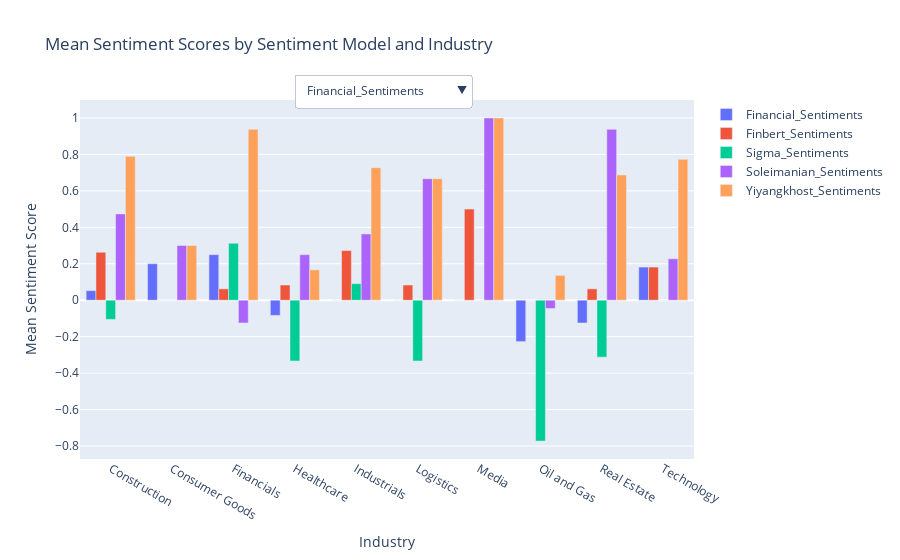

The notebook cell saved with this chart:
### Code cell
import pandas as pd
import plotly.graph_objects as go

# Assuming df is your DataFrame with columns: 'Sector', 'Financial_Sentiments', 'Finbert_Sentiments', 
# 'Sigma_Sentiments', 'Soleimanian_Sentiments', and 'Yiyangkhost_Sentiments'

# Calculate the mean sentiment scores for each sector and sentiment model
df_mean_sentiments = df.groupby('Sector').mean().reset_index()

# Create dropdown options for each industry
dropdown_options = [{'label': sentiment_model, 'value': sentiment_model} for sentiment_model in df_mean_sentiments.columns[1:]]

# Create a Plotly figure
fig = go.Figure()

# Add traces for each sentiment model and industry
for col in df_mean_sentiments.columns[1:]:
    fig.add_trace(go.Bar(x=df_mean_sentiments['Sector'], y=df_mean_sentiments[col], name=col))

# Create buttons list with a dictionary for each dropdown option
buttons = [{'label': option['label'], 'method': 'update', 'args': [{'visible': [col == option['label'] for col in df_mean_sentiments.columns[1:]]}]} for option in dropdown_options]

# Update dropdown menus for industries
fig.update_layout(
    updatemenus=[
        dict(
            buttons=buttons,
            direction='down',
            pad={'r': 10, 't': 10},
            showactive=True,
            x=0.5,
            xanchor='center',
            y=1.1,
            yanchor='top'
        ),
    ],
)

# Update layout and axis labels
fig.update_layout(
    title='Mean Sentiment Scores by Sentiment Model and Industry',
    xaxis_title='Industry',
    yaxis_title='Mean Sentiment Score',
)

# Show the interactive chart
fig.show()

### Figure 1 — Plotly figure (JSON) as saved in the notebook; plotly's stock layout.template omitted (floating-point values rounded to 4 significant figures)
{"data": [{"name": "Financial_Sentiments", "type": "bar", "x": ["Construction", "Consumer Goods", "Financials", "Healthcare", "Industrials", "Logistics", "Media", "Oil and Gas", "Real Estate", "Technology"], "y": [0.05263, 0.2, 0.25, -0.08333, 0, 0, 0, -0.2273, -0.125, 0.1818]}, {"name": "Finbert_Sentiments", "type": "bar", "x": ["Construction", "Consumer Goods", "Financials", "Healthcare", "Industrials", "Logistics", "Media", "Oil and Gas", "Real Estate", "Technology"], "y": [0.2632, 0, 0.0625, 0.08333, 0.2727, 0.08333, 0.5, 0, 0.0625, 0.1818]}, {"name": "Sigma_Sentiments", "type": "bar", "x": ["Construction", "Consumer Goods", "Financials", "Healthcare", "Industrials", "Logistics", "Media", "Oil and Gas", "Real Estate", "Technology"], "y": [-0.1053, 0, 0.3125, -0.3333, 0.09091, -0.3333, 0, -0.7727, -0.3125, 0]}, {"name": "Soleimanian_Sentiments", "type": "bar", "x": ["Construction", "Consumer Goods", "Financials", "Healthcare", "Industrials", "Logistics", "Media", "Oil and Gas", "Real Estate", "Technology"], "y": [0.4737, 0.3, -0.125, 0.25, 0.3636, 0.6667, 1, -0.04545, 0.9375, 0.2273]}, {"name": "Yiyangkhost_Sentiments", "type": "bar", "x": ["Construction", "Consumer Goods", "Financials", "Healthcare", "Industrials", "Logistics", "Media", "Oil and Gas", "Real Estate", "Technology"], "y": [0.7895, 0.3, 0.9375, 0.1667, 0.7273, 0.6667, 1, 0.1364, 0.6875, 0.7727]}], "layout": {"title": {"text": "Mean Sentiment Scores by Sentiment Model and Industry"}, "updatemenus": [{"buttons": [{"args": [{"visible": [true, false, false, false, false]}], "label": "Financial_Sentiments", "method": "update"}, {"args": [{"visible": [false, true, false, false, false]}], "label": "Finbert_Sentiments", "method": "update"}, {"args": [{"visible": [false, false, true, false, false]}], "label": "Sigma_Sentiments", "method": "update"}, {"args": [{"visible": [false, false, false, true, false]}], "label": "Soleimanian_Sentiments", "method": "update"}, {"args": [{"visible": [false, false, false, false, true]}], "label": "Yiyangkhost_Sentiments", "method": "update"}], "direction": "down", "pad": {"r": 10, "t": 10}, "showactive": true, "x": 0.5, "xanchor": "center", "y": 1.1, "yanchor": "top"}], "xaxis": {"title": {"text": "Industry"}}, "yaxis": {"title": {"text": "Mean Sentiment Score"}}}}
